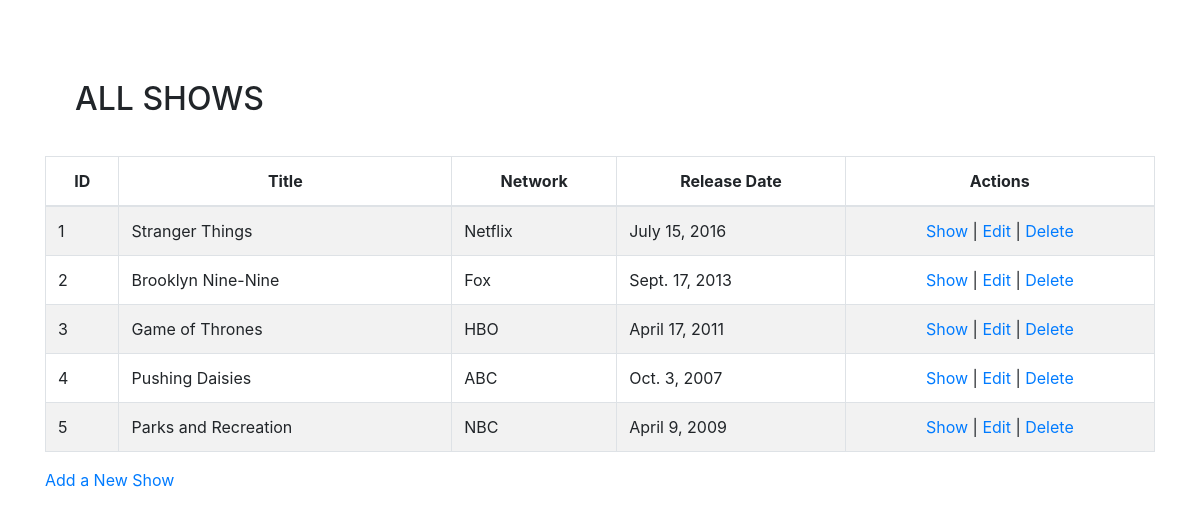
Page /shows/ on the committed database.
### tv_show_app/models.py (models this page shows)
class Show(models.Model):
    title = models.CharField(max_length=255)
    network = models.CharField(max_length=255)
    release_date = models.DateField()
    description = models.TextField()
    created_at = models.DateTimeField(auto_now_add=True)
    updated_at = models.DateTimeField(auto_now=True)

### tv_show_app/views.py (the view)
# urls.py: path('', views.index),
def index(request):
    context = {
        'shows': Show.objects.all()
    }
    return render(request, 'index.html', context)

### tv_show_app/templates/index.html (shortened to what this page needs)
<!DOCTYPE html>
<html lang="en">
<head>
    {% load static %}
    <link rel="stylesheet" href="{% static 'css/style.css' %}">
    <link rel="stylesheet" href="https://cdn.jsdelivr.net/npm/bootstrap@4.6.0/dist/css/bootstrap.min.css">
</head>
<body>
    <div class="container">
        <div class="row">
            <div class="col">
                <h2>ALL SHOWS</h2>
                <table class="table table-bordered border-secondary table-striped">
                    <thead>
                        <tr>
                            <th scope="col">ID</th>
                            <th scope="col">Title</th>
                            <th scope="col">Network</th>
                            <th scope="col">Release Date</th>
                            <th scope="col">Actions</th>
                        </tr>
                    </thead>
                    <tbody>
                        {% for show in shows %}
                            <tr>
                                <td>{{show.id}}</td>
                                <td>{{show.title}}</td>
                                <td>{{show.network}}</td>
                                <td>{{show.release_date}}</td>
                                <td class="text-center">
                                    <a href="/shows/{{show.id}}">Show</a> |
                                    <a href="/shows/{{show.id}}/edit">Edit</a> |
                                    <a href="/shows/{{show.id}}/destroy">Delete</a>
                                </td>
                            </tr>
                        {% endfor %}
                    </tbody>
                </table>
                <a href="/shows/new">Add a New Show</a>
            </div>
        </div>
    </div>
</body>
</html>

### tv_show_app/static/css/style.css (style rules this page uses)
.container { margin-top: 50px; }
h2 { padding: 30px; }
table thead { text-align: center; }

### rows in the picture
Show: id "1", title "Stranger Things", network "Netflix", release_date "July 15, 2016"
Show: id "2", title "Brooklyn Nine-Nine", network "Fox", release_date "Sept. 17, 2013"
Show: id "3", title "Game of Thrones", network "HBO", release_date "April 17, 2011"
Show: id "4", title "Pushing Daisies", network "ABC", release_date "Oct. 3, 2007"
Show: id "5", title "Parks and Recreation", network "NBC", release_date "April 9, 2009"
